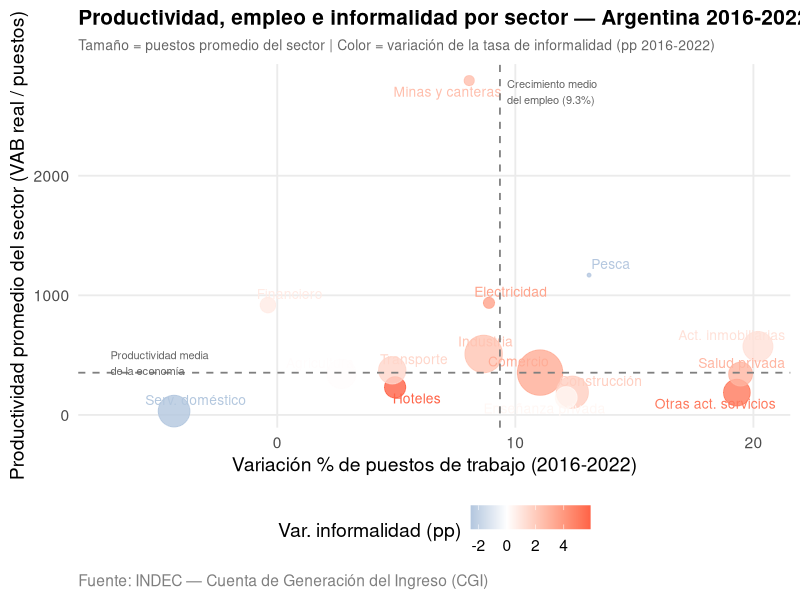
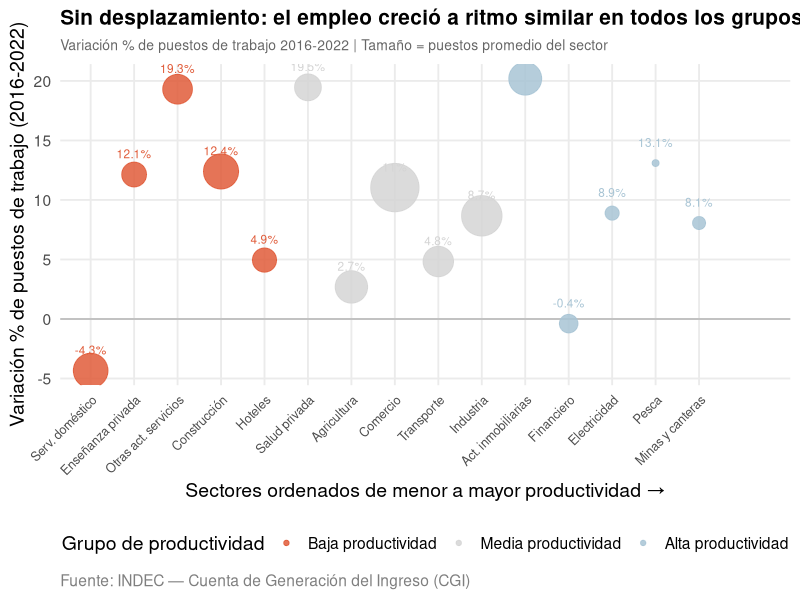
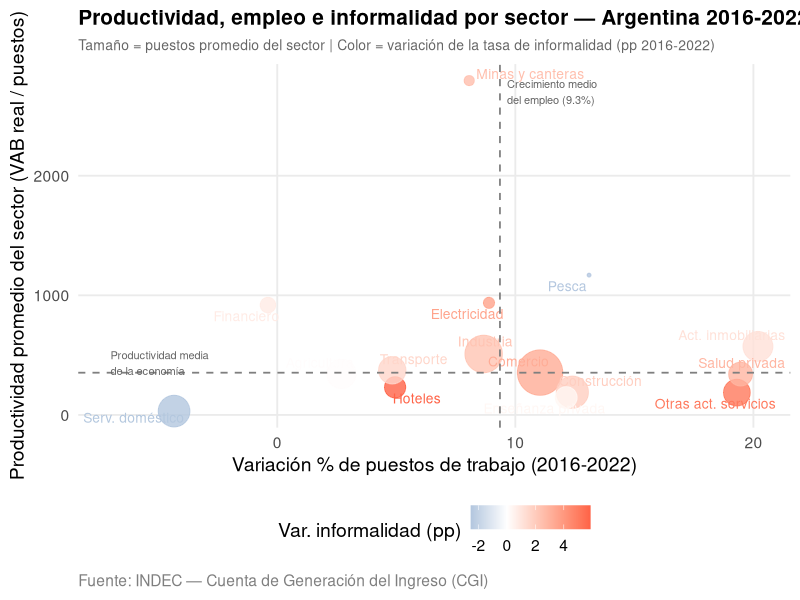
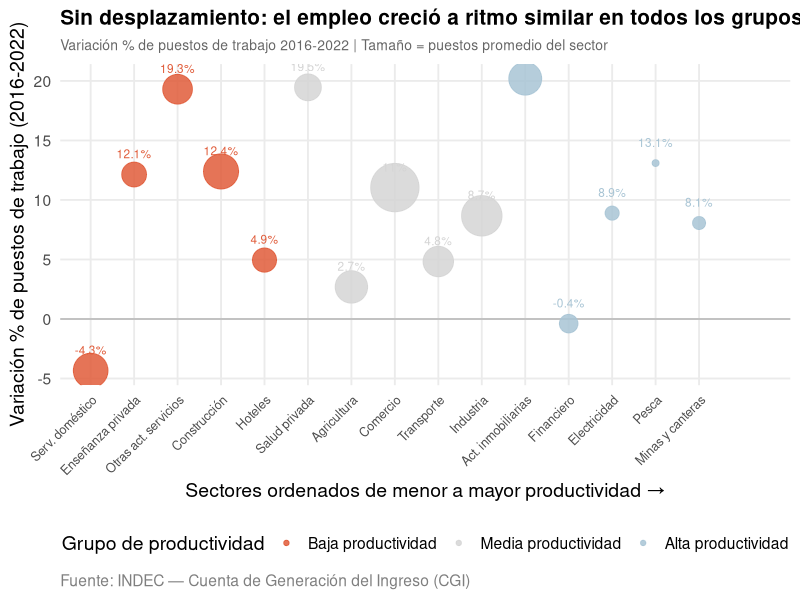

Here is the R script that generated these plots, in order:
# =============================================================================
# Ciencia de Datos para Economía y Negocios — FCE-UBA
# TP Grupo 7 — Ascona Cortina Lucia | Maymo Skansi Joaquin
#
# Script 04 — Visualizaciones
#
# Objetivo: Producir el gráfico exploratorio y el gráfico comunicacional
#           que muestran la variación del empleo, la productividad sectorial
#           y la evolución de la informalidad entre 2016 y 2022.
#
# Input:  Input/base_analisis.csv
# Output: Output/grafico_exploratorio.png
#         Output/grafico_comunicacional.png
# =============================================================================

library(tidyverse)
library(scales)
library(ggrepel)

# --- Tema global (estilo del curso) ------------------------------------------

theme_set(
  theme_minimal(base_size = 14) +
    theme(
      plot.title       = element_text(face = "bold", size = 15),  # ← cambiar de 13 a 15
      plot.subtitle    = element_text(color = "gray40", size = 10),
      plot.caption     = element_text(color = "gray50", hjust = 0),
      panel.grid.minor = element_blank(),
      legend.position  = "bottom"
    )
)

# --- Carga de datos ----------------------------------------------------------

base <- read_csv("Input/base_analisis.csv", show_col_types = FALSE)

dir.create("Output", showWarnings = FALSE)


# =============================================================================
# GRÁFICO 1 — EXPLORATORIO
# Bubble chart: productividad, desplazamiento del empleo e informalidad
# =============================================================================

# --- Líneas de corte ---------------------------------------------------------

# Línea vertical: variación del empleo total de la economía privada
var_empleo_economia <- base |>
  filter(sector == "Total excluido sector público",
         anio %in% c(2016, 2022)) |>
  select(anio, puestos_total) |>
  pivot_wider(names_from = anio, values_from = puestos_total,
              names_prefix = "puestos_") |>
  mutate(var = (puestos_2022 / puestos_2016 - 1) * 100) |>
  pull(var)

# Línea horizontal: productividad media de la economía privada
prod_media_economia <- base |>
  filter(sector == "Total excluido sector público") |>
  summarise(prod_media = mean(productividad, na.rm = TRUE)) |>
  pull(prod_media)

# --- Datos del gráfico — una fila por sector ---------------------------------

datos_grafico <- base |>
  filter(!is.na(grupo_prod)) |>
  group_by(sector, grupo_prod) |>
  summarise(
    productividad_media = mean(productividad, na.rm = TRUE),
    puestos_medio       = mean(puestos_total, na.rm = TRUE),
    .groups = "drop"
  ) |>
  left_join(
    base |>
      filter(!is.na(grupo_prod), anio %in% c(2016, 2022)) |>
      select(sector, anio, puestos_total, part_anr) |>
      pivot_wider(names_from  = anio,
                  values_from = c(puestos_total, part_anr),
                  names_sep   = "_") |>
      mutate(
        var_puestos      = (puestos_total_2022 / puestos_total_2016 - 1) * 100,
        var_informalidad = (part_anr_2022 - part_anr_2016) * 100
      ) |>
      select(sector, var_puestos, var_informalidad),
    by = "sector"
  ) |>
  mutate(sector_corto = case_when(
    sector == "Actividades inmobiliarias, empresariales y de alquiler"             ~ "Act. inmobiliarias",
    sector == "Agricultura, ganadería, caza y silvicultura"                        ~ "Agricultura",
    sector == "Comercio mayorista, minorista y reparaciones"                       ~ "Comercio",
    sector == "Construcción"                                                       ~ "Construcción",
    sector == "Electricidad, gas y agua"                                           ~ "Electricidad",
    sector == "Enseñanza privada"                                                  ~ "Enseñanza privada",
    sector == "Explotación de minas y canteras"                                    ~ "Minas y canteras",
    sector == "Hogares privados con servicio doméstico"                            ~ "Serv. doméstico",
    sector == "Hoteles y restaurantes"                                             ~ "Hoteles",
    sector == "Industria manufacturera"                                            ~ "Industria",
    sector == "Intermediación financiera"                                          ~ "Financiero",
    sector == "Otras actividades de servicios comunitarias, sociales y personales" ~ "Otras act. servicios",
    sector == "Pesca"                                                              ~ "Pesca",
    sector == "Servicios sociales y de salud privados"                             ~ "Salud privada",
    sector == "Transporte, almacenamiento y comunicaciones"                        ~ "Transporte",
    TRUE ~ sector
  ))

# --- Gráfico exploratorio ----------------------------------------------------

g_exploratorio <- ggplot(
  datos_grafico,
  aes(x     = var_puestos,
      y     = productividad_media,
      size  = puestos_medio,
      color = var_informalidad)
) +
  geom_point(alpha = 0.8) +
  geom_text_repel(
    aes(label = sector_corto),
    size         = 3.5,
    max.overlaps = 30,
    show.legend  = FALSE
  ) +
  geom_vline(xintercept = var_empleo_economia,
             linetype = "dashed", color = "gray50", linewidth = 0.6) +
  geom_hline(yintercept = prod_media_economia,
             linetype = "dashed", color = "gray50", linewidth = 0.6) +
  annotate("text", x = var_empleo_economia + 0.3, y = 2700,
           label = "Crecimiento medio\ndel empleo (9.3%)",
           size = 2.8, color = "gray40", hjust = 0) +
  annotate("text", x = -7, y = prod_media_economia + 80,
           label = "Productividad media\nde la economía",
           size = 2.8, color = "gray40", hjust = 0) +
  scale_color_gradient2(
    low      = "steelblue",
    mid      = "white",
    high     = "tomato",
    midpoint = 0,
    name     = "Var. informalidad (pp)"
  ) +
  scale_size_continuous(range = c(1, 15), guide = "none") +
  labs(
    title    = "Productividad, empleo e informalidad por sector — Argentina 2016-2022",
    subtitle = "Tamaño = puestos promedio del sector | Color = variación de la tasa de informalidad (pp 2016-2022)",
    x        = "Variación % de puestos de trabajo (2016-2022)",
    y        = "Productividad promedio del sector (VAB real / puestos)",
    caption  = "Fuente: INDEC — Cuenta de Generación del Ingreso (CGI)"
  )

g_exploratorio

ggsave(
  "Output/grafico_exploratorio.png",
  g_exploratorio,
  width  = 10,
  height = 7,
  dpi    = 150
)


# =============================================================================
# GRÁFICO 2 — COMUNICACIONAL
# Bubble chart categórico: sectores ordenados por productividad
# =============================================================================

# --- Datos del gráfico -------------------------------------------------------

datos_com <- base |>
  filter(!is.na(grupo_prod)) |>
  group_by(sector, grupo_prod) |>
  summarise(
    puestos_medio       = mean(puestos_total, na.rm = TRUE),
    productividad_media = mean(productividad, na.rm = TRUE),
    .groups = "drop"
  ) |>
  left_join(
    base |>
      filter(!is.na(grupo_prod), anio %in% c(2016, 2022)) |>
      select(sector, anio, puestos_total) |>
      pivot_wider(names_from   = anio,
                  values_from  = puestos_total,
                  names_prefix = "puestos_") |>
      mutate(var_puestos = (puestos_2022 / puestos_2016 - 1) * 100),
    by = "sector"
  ) |>
  mutate(
    sector_corto = case_when(
      sector == "Actividades inmobiliarias, empresariales y de alquiler"             ~ "Act. inmobiliarias",
      sector == "Agricultura, ganadería, caza y silvicultura"                        ~ "Agricultura",
      sector == "Comercio mayorista, minorista y reparaciones"                       ~ "Comercio",
      sector == "Construcción"                                                       ~ "Construcción",
      sector == "Electricidad, gas y agua"                                           ~ "Electricidad",
      sector == "Enseñanza privada"                                                  ~ "Enseñanza privada",
      sector == "Explotación de minas y canteras"                                    ~ "Minas y canteras",
      sector == "Hogares privados con servicio doméstico"                            ~ "Serv. doméstico",
      sector == "Hoteles y restaurantes"                                             ~ "Hoteles",
      sector == "Industria manufacturera"                                            ~ "Industria",
      sector == "Intermediación financiera"                                          ~ "Financiero",
      sector == "Otras actividades de servicios comunitarias, sociales y personales" ~ "Otras act. servicios",
      sector == "Pesca"                                                              ~ "Pesca",
      sector == "Servicios sociales y de salud privados"                             ~ "Salud privada",
      sector == "Transporte, almacenamiento y comunicaciones"                        ~ "Transporte",
      TRUE ~ sector
    ),
    sector_corto = fct_reorder(sector_corto, productividad_media),
    etiqueta     = paste0(round(var_puestos, 1), "%"),
    grupo_prod   = factor(grupo_prod,
                          levels = c("Baja productividad",
                                     "Media productividad",
                                     "Alta productividad"))
  )

# --- Gráfico comunicacional --------------------------------------------------

g_comunicacional <- ggplot(
  datos_com,
  aes(x     = sector_corto,
      y     = var_puestos,
      size  = puestos_medio,
      color = grupo_prod)
) +
  geom_hline(yintercept = 0,
             linetype = "solid", color = "gray70", linewidth = 0.5) +
  geom_point(alpha = 0.85) +
  geom_text(aes(label = etiqueta),
            size = 3,
            vjust = -1.8,
            show.legend = FALSE) +
  scale_color_manual(
    values = c(
      "Baja productividad"  = "#e05c3a",
      "Media productividad" = "#d4d4d4",
      "Alta productividad"  = "#a8c4d4"
    ),
    name = "Grupo de productividad"
  ) +
  scale_size_continuous(range = c(2, 16), guide = "none") +
  scale_x_discrete(expand = expansion(mult = c(0.05, 0.15))) +
  labs(
    title    = "Sin desplazamiento: el empleo creció a ritmo similar en todos los grupos de productividad",
    subtitle = "Variación % de puestos de trabajo 2016-2022 | Tamaño = puestos promedio del sector",
    x        = "Sectores ordenados de menor a mayor productividad →",
    y        = "Variación % de puestos de trabajo (2016-2022)",
    caption  = "Fuente: INDEC — Cuenta de Generación del Ingreso (CGI)"
  ) +
  theme(
    axis.text.x = element_text(angle = 45, hjust = 1, size = 9)
  )

g_comunicacional

ggsave(
  "Output/grafico_comunicacional.png",
  g_comunicacional,
  width  = 10,
  height = 7,
  dpi    = 150
)
